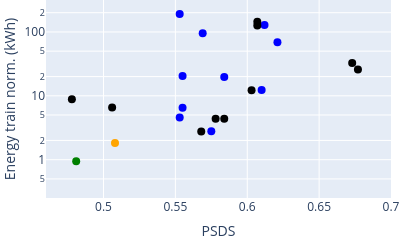

The notebook cell this image was saved under:
### Markdown cell above
## Energy and performance comparisons (2023 - 2024)

### Code cell
# type scale axes
type_xaxes = 'linear'
type_yaxes = 'log'

# axes labels
x_axes_lab = 'PSDS'
y_axes_lab = 'Energy train norm. (kWh)'

# which column to consider for the dataframes
df_x = 'PSDS_1_all'
df_y = 'energy_training_normalized'

figure=1
title = f'plots/psds_energy_train_10_ensemble.pdf'
text = 'code'

# figure = figure + 1

# scatter_compare(df_e_22, df_e_23, df_x, df_y, x_axes_lab, y_axes_lab, text, title, x_axes_lab_2=x_axes_lab_2, type_xaxes=type_xaxes, type_yaxes=type_yaxes, add_base=True, comp_22_23=True)
scatter_bothyears(df_24_ensemble_plus_baseline, df_23_ensemble_plus_baseline, df_x, df_y, x_axes_lab, y_axes_lab, text, title, type_xaxes=type_xaxes, type_yaxes=type_yaxes, x_range=[0.46,0.7], y_range=[-0.6,2.5], top_10=True, save=True, legend=False)

### Figure 1 — Plotly figure (JSON) as saved in the notebook; plotly's stock layout.template omitted (floating-point values rounded to 4 significant figures)
{"data": [{"marker": {"color": "blue", "size": 8}, "mode": "markers", "name": "Entries 2023", "text": ["Zhang_IOA_task4a_1", "Zhang_IOA_task4a_3", "Kim_GIST-HanwhaVision_task4a_5", "Liu_SRCN_task4a_1", "Kim_GIST-HanwhaVision_task4a_4", "Wenxin_TJU_task4a_2", "Li_USTC_task4a_2", "Liu_SRCN_task4a_3", "Wenxin_TJU_task4a_1", "Xiao_FMSG_task4a_5"], "type": "scatter", "x": [0.621, 0.612, 0.61, 0.584, 0.575, 0.569, 0.555, 0.555, 0.553, 0.553], "xaxis": "x", "y": [69.12, 128, 12.33, 19.61, 2.783, 95.28, 6.496, 20.46, 190.5, 4.587], "yaxis": "y"}, {"marker": {"color": "black", "size": 8}, "mode": "markers", "name": "Entries 2024", "text": ["Schmid_CPJKU_task4_4", "Schmid_CPJKU_task4_3", "Nam_KAIST_task4_4", "Nam_KAIST_task4_3", "XIAO_FMSG-JLESS_task4_4", "Kim_GIST-HanwhaVision_task4_4", "Kim_GIST-HanwhaVision_task4_2", "Chen_NCUT_task4_4", "LEE_KT_task4_4", "LEE_KT_task4_3"], "type": "scatter", "x": [0.677, 0.673, 0.607, 0.607, 0.603, 0.584, 0.578, 0.568, 0.506, 0.478], "xaxis": "x", "y": [25.9, 32.54, 144.0, 126.4, 12.22, 4.374, 4.374, 2.767, 6.558, 8.844], "yaxis": "y"}, {"marker": {"color": "green", "size": 8}, "mode": "markers", "name": "Baseline 2024", "text": ["Baseline 2024"], "type": "scatter", "x": [0.481], "xaxis": "x", "y": [0.946], "yaxis": "y"}, {"marker": {"color": "orange", "size": 8}, "mode": "markers", "name": "Baseline 2023", "text": ["Baseline_task4a_2"], "type": "scatter", "x": [0.508], "xaxis": "x", "y": [1.821], "yaxis": "y"}], "layout": {"height": 200, "legend": {"x": 0.99, "xanchor": "right", "y": 0.99, "yanchor": "top"}, "margin": {"b": 0, "l": 0, "r": 0, "t": 0}, "showlegend": false, "width": 400, "xaxis": {"anchor": "y", "domain": [0, 1], "range": [0.46, 0.7], "title": {"text": "PSDS"}, "type": "linear"}, "yaxis": {"anchor": "x", "domain": [0, 1], "range": [-0.6, 2.5], "title": {"text": "Energy train norm. (kWh)"}, "type": "log"}}}
